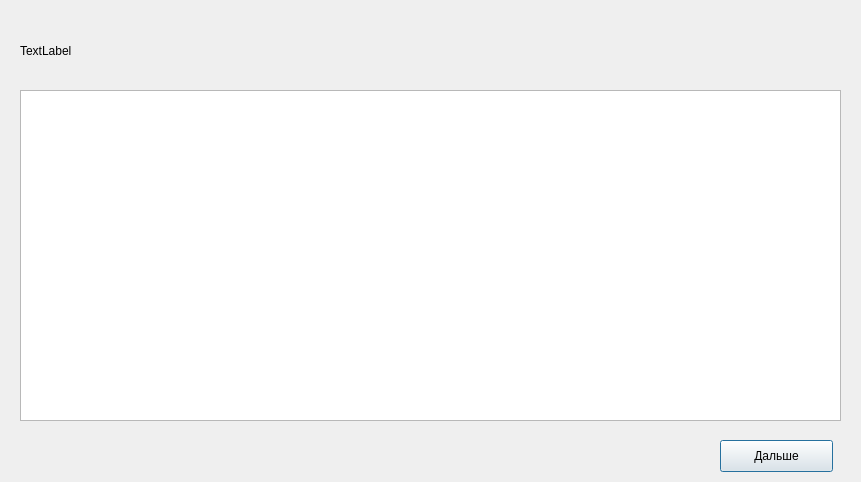
<?xml version="1.0" encoding="UTF-8"?>
<ui version="4.0">
 <class>question_form</class>
 <widget class="QWidget" name="question_form">
  <property name="geometry">
   <rect>
    <x>0</x>
    <y>0</y>
    <width>861</width>
    <height>482</height>
   </rect>
  </property>
  <property name="windowTitle">
   <string>Form</string>
  </property>
  <widget class="QPushButton" name="goPushButton">
   <property name="geometry">
    <rect>
     <x>720</x>
     <y>440</y>
     <width>113</width>
     <height>32</height>
    </rect>
   </property>
   <property name="text">
    <string>Дальше</string>
   </property>
   <property name="autoDefault">
    <bool>true</bool>
   </property>
   <property name="default">
    <bool>true</bool>
   </property>
  </widget>
  <widget class="QListWidget" name="answersListWidget">
   <property name="geometry">
    <rect>
     <x>20</x>
     <y>90</y>
     <width>821</width>
     <height>331</height>
    </rect>
   </property>
  </widget>
  <widget class="QLabel" name="questionLabel">
   <property name="geometry">
    <rect>
     <x>20</x>
     <y>20</y>
     <width>831</width>
     <height>61</height>
    </rect>
   </property>
   <property name="text">
    <string>TextLabel</string>
   </property>
   <property name="wordWrap">
    <bool>true</bool>
   </property>
  </widget>
 </widget>
 <resources/>
 <connections/>
</ui>
